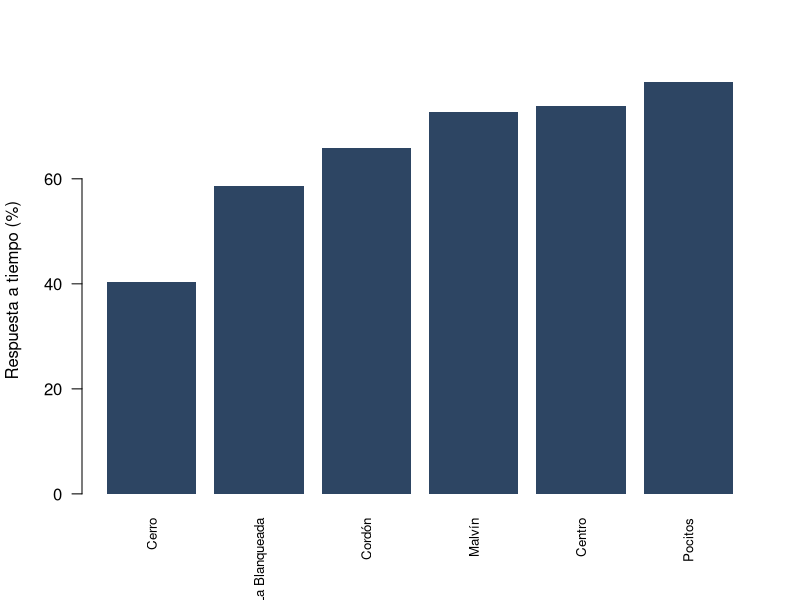

Generate this figure with R:
## ---- chunk 1
#| include: false
datos <- read.csv("datos.csv")
total <- sum(datos$reclamos)
tasa  <- round(100 * sum(datos$respondidos) / total, 1)
peor  <- datos$barrio[which.min(datos$respondidos / datos$reclamos)]
## ---- chunk 2
#| echo: false
#| fig-height: 3.5
tasas <- sort(datos$respondidos / datos$reclamos)
nombres <- datos$barrio[order(datos$respondidos / datos$reclamos)]
barplot(100 * tasas, names.arg = nombres, las = 2, col = "#2d4563",
        ylab = "Respuesta a tiempo (%)", border = NA, cex.names = 0.8)
